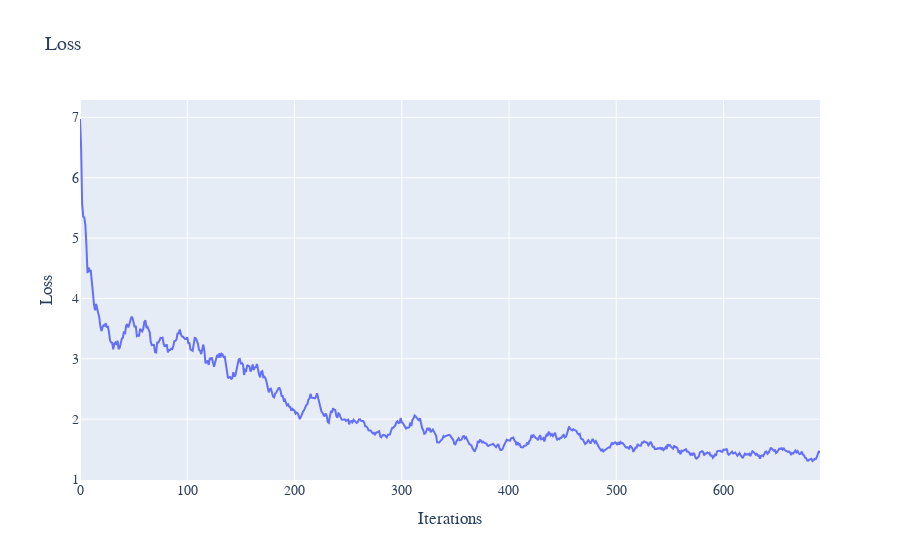

The cell this chart's notebook holds for it:
### Code cell
eq = BOUNDED_OPINION()
model = MODEL_CONFIG = {
    "hidden_dim": 64,
    "learning_rate": 1e-3,
    "loss_weights": (1, 5),
    "sampling_method": "uniform",
    "lr_decay": 0.98,
    "network_type": "RES",
    "optimiser": "Adam",
    "method": "Galerkin"
}
solver = DeepPDESolver(model, eq)
losses = list(solver.train(700))
plot_losses(losses)

### Figure 1 — Plotly figure (JSON) as saved in the notebook; plotly's stock layout.template omitted (floating-point values rounded to 4 significant figures; data arrays with more than 128 entries replaced by an {"elided": "..."} marker saying what was removed)
{"data": [{"mode": "lines", "name": "Error at x=0.1", "type": "scatter", "x": {"elided": "691 int values"}, "xaxis": "x", "y": {"elided": "691 float values"}, "yaxis": "y"}], "layout": {"font": {"family": "Courier New, monospace", "size": 14}, "title": {"text": "Loss"}, "xaxis": {"anchor": "y", "domain": [0, 1], "title": {"text": "Iterations"}}, "yaxis": {"anchor": "x", "domain": [0, 1], "title": {"text": "Loss"}}}}
